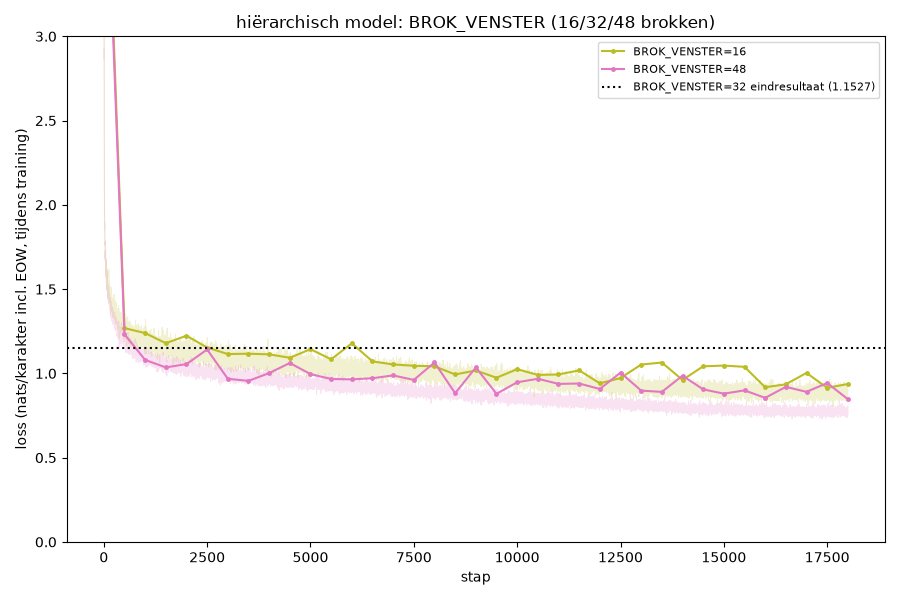

Write Python code to recreate this figure.
"""Vervolg op hierarchisch_sweep6.py: breedte en diepte zijn nu aan beide
kanten uitputtend verkend (experiment 20-22), geen winst meer daar. Volgende
open punt uit EXPERIMENTEN.md experiment 16: BROK_VENSTER (nu 32 brokken,
~64 karakters) is nooit los getest - gewoon overgenomen om qua karakters te
matchen met het char-model se LENGTE=64. Bij het char-model was de
venstergrootte destijds de waardevolste knop van allemaal (zie exp.py's eigen
commentaar bij LENGTE) - dus de moeite waard om hier ook te proberen.

Winnende architectuur (n_embed_binnen=128, 6 lagen, n_embed_buiten=160, 5
lagen, lr=3e-3) blijft vast; alleen BROK_VENSTER varieert. MAX_BROK_LENGTE
blijft 16, dus dezelfde brok-tensor kan hergebruikt worden.
"""
import time
from pathlib import Path

import torch
import torch.nn.functional as F
import matplotlib
matplotlib.use("Agg")
import matplotlib.pyplot as plt

from exp import APPARAAT, DATA_MAP, TEKST_BESTANDEN, TRAIN_FRACTIE, CharTokenizer
from hierarchisch import (splits_in_brokken, codeer_brok, bouw_brok_tensor, maak_woord_batch,
                          HierarchischModel, genereer_hierarchisch)

MAX_BROK_LENGTE = 16
N_EMBED_BINNEN = 128
N_LAGEN_ENC = 6
N_LAGEN_DEC = 6
N_KOPPEN_BINNEN = 4
N_EMBED_BUITEN = 160
N_LAGEN_BUITEN = 5
N_KOPPEN_BUITEN = 4
AANTAL = 64
N_STAPPEN = 18000
EVAL_INTERVAL = 500
LR, DROPOUT = 3e-3, 0.1

BASELINE_CHAR = 1.2605
WINNAAR = 1.1527  # BROK_VENSTER=32 - zie sweep5/6

VARIANTEN_VENSTER = [16, 48]

boeken = [(n, (DATA_MAP / n).read_text(encoding="utf-8")) for n in TEKST_BESTANDEN]
tekst = "".join(t for _, t in boeken)
tok = CharTokenizer(tekst)
EOW_ID, PAD_ID = tok.vocab_size, tok.vocab_size + 1
print(f"apparaat={APPARAAT}  vocab={tok.vocab_size}  totaal={len(tekst):,} karakters\n", flush=True)

train_brokken, test_brokken = bouw_brok_tensor(boeken, tok, MAX_BROK_LENGTE, EOW_ID, PAD_ID, TRAIN_FRACTIE)
train_brokken, test_brokken = train_brokken.to(APPARAAT), test_brokken.to(APPARAAT)
print(f"brokken: train={train_brokken.shape[0]:,}  test={test_brokken.shape[0]:,}\n", flush=True)

UITVOER = Path(__file__).parent / "hierarchisch_sweep7_resultaten.pt"
resultaten = torch.load(UITVOER) if UITVOER.exists() else {}

for brok_venster in VARIANTEN_VENSTER:
    naam = f"BROK_VENSTER={brok_venster}"
    if naam in resultaten:
        r = resultaten[naam]
        print(f"{naam:>22s}  nats/char {r['nats_excl']:.4f}  (overgeslagen)", flush=True)
        continue

    torch.manual_seed(0)
    model = HierarchischModel(
        tok_vocab_size=tok.vocab_size, pad_id=PAD_ID, eow_id=EOW_ID, max_brok_lengte=MAX_BROK_LENGTE,
        n_embed_binnen=N_EMBED_BINNEN, n_lagen_enc=N_LAGEN_ENC, n_lagen_dec=N_LAGEN_DEC,
        n_koppen_binnen=N_KOPPEN_BINNEN, n_embed_buiten=N_EMBED_BUITEN, n_lagen_buiten=N_LAGEN_BUITEN,
        n_koppen_buiten=N_KOPPEN_BUITEN, brok_venster=brok_venster, dropout=DROPOUT,
    ).to(APPARAAT)
    n_par = sum(p.numel() for p in model.parameters())
    optimizer = torch.optim.AdamW(model.parameters(), lr=LR)
    scheduler = torch.optim.lr_scheduler.CosineAnnealingLR(optimizer, T_max=N_STAPPEN)
    char_vocab_out = model.decoder.uit.out_features

    print(f"\n--- {naam} ({n_par:,} parameters) ---", flush=True)
    t0 = time.time()
    train_losses, test_stappen, test_losses = [], [], []
    hoogste_train_loss_na_opwarmen = 0.0
    for stap in range(N_STAPPEN):
        x_b, y_b = maak_woord_batch(train_brokken, brok_venster, AANTAL)
        logits = model(x_b, y_b)
        loss = F.cross_entropy(logits.reshape(-1, char_vocab_out), y_b.reshape(-1), ignore_index=PAD_ID)
        optimizer.zero_grad(); loss.backward(); optimizer.step(); scheduler.step()
        train_losses.append(loss.item())
        if stap > 1000:
            hoogste_train_loss_na_opwarmen = max(hoogste_train_loss_na_opwarmen, loss.item())

        if stap % EVAL_INTERVAL == 0 or stap == N_STAPPEN - 1:
            model.eval()
            with torch.no_grad():
                x_t, y_t = maak_woord_batch(test_brokken, brok_venster, AANTAL)
                logits_t = model(x_t, y_t)
                loss_t = F.cross_entropy(logits_t.reshape(-1, char_vocab_out), y_t.reshape(-1), ignore_index=PAD_ID)
            model.train()
            test_stappen.append(stap); test_losses.append(loss_t.item())
            print(f"  stap {stap:>6}  train {loss.item():.3f}  test {loss_t.item():.3f}  "
                  f"({time.time()-t0:.0f}s)", flush=True)

    model.eval()
    som_excl, aantal_excl = 0.0, 0
    with torch.no_grad():
        for _ in range(20):
            x_t, y_t = maak_woord_batch(test_brokken, brok_venster, 256)
            logits_t = model(x_t, y_t)
            verlies = F.cross_entropy(logits_t.reshape(-1, char_vocab_out), y_t.reshape(-1),
                                      ignore_index=PAD_ID, reduction="none")
            y_flat = y_t.reshape(-1)
            inhoud = (y_flat != PAD_ID) & (y_flat != EOW_ID)
            som_excl += verlies[inhoud].sum().item()
            aantal_excl += inhoud.sum().item()
    nats_excl = som_excl / aantal_excl

    voorbeeld_brokken = [codeer_brok(b, tok, MAX_BROK_LENGTE, EOW_ID, PAD_ID) for b in splits_in_brokken("Op een dag ")]
    voorbeeld_tekst, _ = genereer_hierarchisch(model, tok, voorbeeld_brokken, brok_venster=brok_venster,
                                               n_nieuwe_woorden=30, apparaat=APPARAAT, temperatuur=0.7)

    resultaten[naam] = dict(train_losses=train_losses, test_stappen=test_stappen, test_losses=test_losses,
                            nats_excl=nats_excl, n_par=n_par, voorbeeld=voorbeeld_tekst,
                            hoogste_train_loss_na_opwarmen=hoogste_train_loss_na_opwarmen, brok_venster=brok_venster,
                            state_dict={k: v.cpu() for k, v in model.state_dict().items()})
    print(f"  KLAAR: nats/karakter (excl EOW) = {nats_excl:.4f}  "
          f"({'STABIEL' if hoogste_train_loss_na_opwarmen < 3 else 'INSTABIEL'})  "
          f"({(time.time()-t0)/60:.1f} min)", flush=True)
    print(f"  voorbeeld: {voorbeeld_tekst!r}", flush=True)
    torch.save(resultaten, UITVOER)

print("\n" + "=" * 70)
print(f"{'':>22s}  nats/char   verschil vs winnaar (BROK_VENSTER=32: 1,1527)")
print(f"{'char-model':>22s}  {BASELINE_CHAR:>9.4f}")
print(f"{'BROK_VENSTER=32':>22s}  {WINNAAR:>9.4f}   (referentie)")
for brok_venster in VARIANTEN_VENSTER:
    naam = f"BROK_VENSTER={brok_venster}"
    r = resultaten[naam]
    print(f"{naam:>22s}  {r['nats_excl']:>9.4f}   {r['nats_excl']-WINNAAR:>+9.4f}")

scores = {"BROK_VENSTER=32": WINNAAR}
for brok_venster in VARIANTEN_VENSTER:
    naam = f"BROK_VENSTER={brok_venster}"
    scores[naam] = resultaten[naam]["nats_excl"]
beste_naam = min(scores, key=scores.get)
print(f"\nbeste: {beste_naam}  ({scores[beste_naam]:.4f})")
if beste_naam != "BROK_VENSTER=32" and scores[beste_naam] < WINNAAR:
    print("NIEUWE WINNAAR gevonden!")

fig, ax = plt.subplots(figsize=(9, 6))
for brok_venster, kleur in zip(VARIANTEN_VENSTER, ["tab:olive", "tab:pink"]):
    naam = f"BROK_VENSTER={brok_venster}"
    r = resultaten[naam]
    ax.plot(range(len(r["train_losses"])), r["train_losses"], color=kleur, alpha=0.2, linewidth=0.7)
    ax.plot(r["test_stappen"], r["test_losses"], color=kleur, marker="o", markersize=2.5, label=naam)
ax.axhline(WINNAAR, color="black", linestyle=":", label=f"BROK_VENSTER=32 eindresultaat ({WINNAAR})")
ax.set_ylim(0, 3)
ax.set_xlabel("stap"); ax.set_ylabel("loss (nats/karakter incl. EOW, tijdens training)")
ax.set_title("hiërarchisch model: BROK_VENSTER (16/32/48 brokken)")
ax.legend(fontsize=8)
fig.tight_layout()
plot_pad = Path(__file__).parent / "hierarchisch_sweep7.png"
fig.savefig(plot_pad)
print(f"\nplot opgeslagen: {plot_pad}", flush=True)
